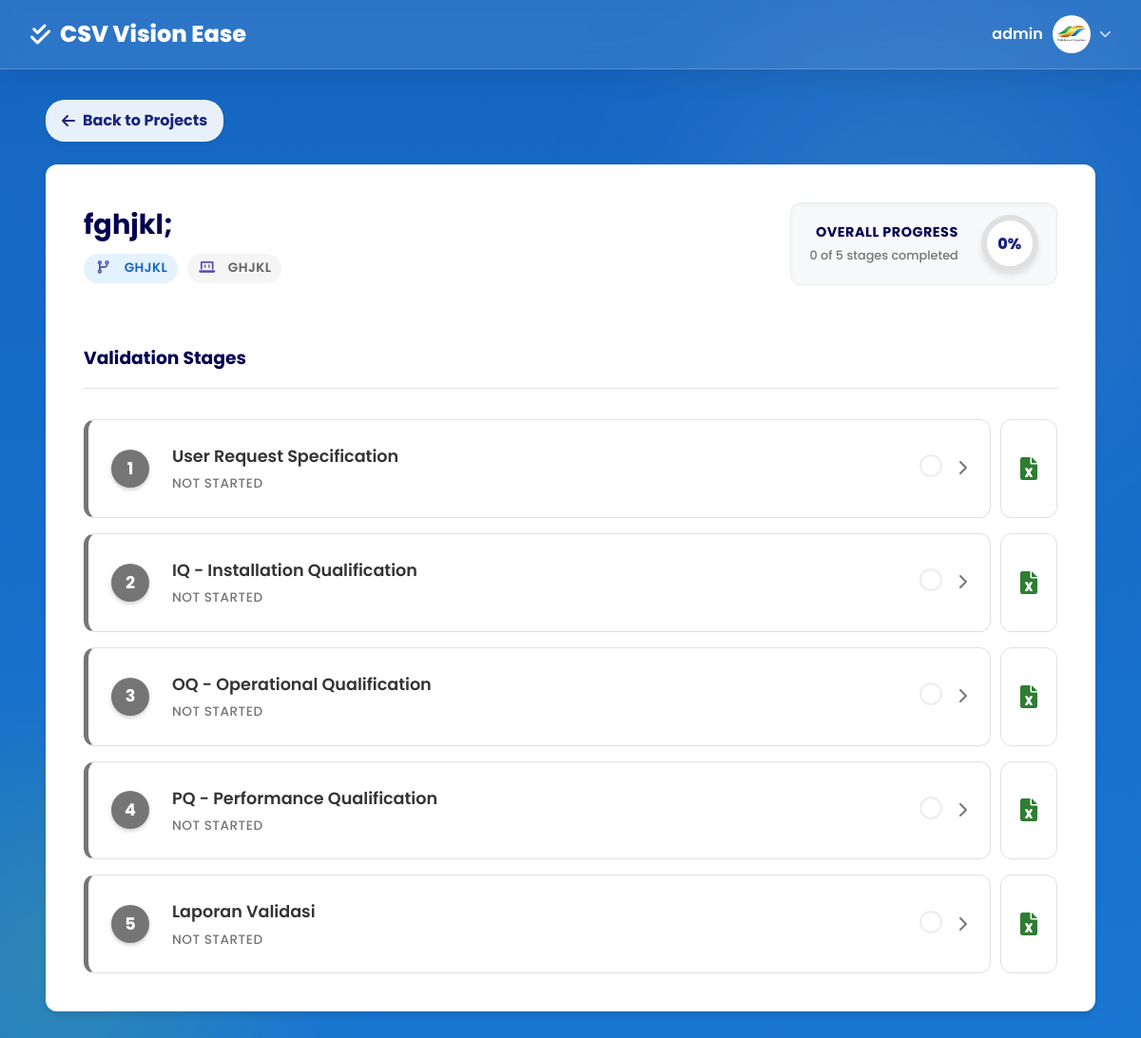
The app's page /project_details.php?id=8 (signed in) with its own data.
### tables this page shows
CREATE TABLE `users` (
  `id` int NOT NULL,
  `username` varchar(50) NOT NULL,
  `password` varchar(255) NOT NULL,
  `role` enum('admin','user') DEFAULT 'user',
  `profile_picture` varchar(255) DEFAULT NULL,
  `created_at` timestamp NULL DEFAULT CURRENT_TIMESTAMP
);

CREATE TABLE `projects` (
  `id` int NOT NULL,
  `name` varchar(100) NOT NULL,
  `software` varchar(100) NOT NULL,
  `version` varchar(50) DEFAULT NULL,
  `description` text,
  `status` enum('Draft','In Progress','Completed') DEFAULT 'Draft',
  `created_by` int DEFAULT NULL,
  `created_at` timestamp NULL DEFAULT CURRENT_TIMESTAMP,
  `max_rpn` int DEFAULT '0',
  `risk_level` enum('Low','Medium','High','Non-GxP') DEFAULT NULL,
  `next_revalidation_date` date DEFAULT NULL
);

CREATE TABLE `project_stages` (
  `id` int NOT NULL,
  `project_id` int NOT NULL,
  `name` varchar(100) NOT NULL,
  `status` enum('Not Started','In Progress','Completed') DEFAULT 'Not Started',
  `updated_at` timestamp NULL DEFAULT CURRENT_TIMESTAMP ON UPDATE CURRENT_TIMESTAMP,
  `completion_date` date DEFAULT NULL
);

### project_details.php (the view, shortened to what this page needs)
<?php
require_once 'includes/db.php';
include 'includes/header.php';
$project_id = $_GET['id'] ?? 0;
$project = null;
$stages = [];
$progress = 0;
if ($project_id) {
    try {
        $stmt = $pdo->prepare("SELECT * FROM projects WHERE id = :id");
        $stmt->execute(['id' => $project_id]);
        $project = $stmt->fetch();
        if ($project) {
            $stmt = $pdo->prepare("SELECT * FROM project_stages WHERE project_id = :id ORDER BY id ASC");
            $stmt->execute(['id' => $project_id]);
            $stages = $stmt->fetchAll();
            $completedStages = 0;
            $progress = $completedStages;
        }
    } catch (Exception $e) {
        $error = "Error fetching project details: " . $e->getMessage();
    }
}
?>
<div class="container fade-in">
    <a href="dashboard.php" class="back-link">
        <i class="fas fa-arrow-left" style="margin-right: 8px;"></i> Back to Projects
    </a>
    <?php if ($project): ?>
        <div class="project-detail-card">
            <div class="project-detail-header">
                <div class="project-info">
                    <h1 class="stage-title"><?php echo htmlspecialchars($project['name']); ?></h1>
                    <div style="display: flex; gap: 10px; margin-top: 5px;">
                        <span class="badge badge-primary">
                            <i class="fas fa-code-branch"></i> <?php echo htmlspecialchars($project['version']); ?>
                        </span>
                        <span class="badge badge-secondary">
                            <i class="fas fa-laptop-code"></i> <?php echo htmlspecialchars($project['software']); ?>
                        </span>
                    </div>
                </div>
                <?php
                $percent = count($stages) > 0 ? round(($progress / count($stages)) * 100) : 0;
                ?>
                <div class="progress-section">
                    <div class="progress-info-text">
                        <span class="progress-label">Overall Progress</span>
                        <span class="progress-subtext"><?php echo $progress; ?> of <?php echo count($stages); ?> stages completed</span>
                    </div>
                    <div class="circular-progress" style="background: conic-gradient(var(--primary-color) <?php echo $percent * 3.6; ?>deg, #e0e0e0 0deg);">
                        <div class="circular-value"><?php echo $percent; ?>%</div>
                    </div>
                </div>
            </div>
            <h3 style="margin-bottom: 1.5rem; border-bottom: 1px solid var(--border-color); padding-bottom: 1rem;">Validation Stages</h3>
            <div class="stages-list">
                <?php foreach ($stages as $index => $stage): ?>
                <?php
                    $statusClass = match($stage['status']) {
                        'Completed' => 'completed',
                        'In Progress' => 'in-progress',
                        default => 'not-started'
                    };
                    $statusColor = match($stage['status']) {
                        'Completed' => 'var(--success-color)',
                        'In Progress' => 'var(--warning-color)',
                        default => 'var(--text-light)'
                    };
                ?>
                <div class="stage-wrapper" style="display: flex; gap: 10px;">
                    <a href="stage_details.php?id=<?php echo $stage['id']; ?>" class="stage-item <?php echo $statusClass; ?>" style="flex-grow: 1;">
                        <div class="stage-number"><?php echo $index + 1; ?></div>
                        <div class="stage-info">
                            <div class="stage-title"><?php echo htmlspecialchars($stage['name']); ?></div>
                            <div class="stage-status" style="color: <?php echo $statusColor; ?>">
                                <?php echo $stage['status']; ?>
                            </div>
                        </div>
                        <div class="stage-check">
                            <?php if ($stage['status'] == 'Completed'): ?>
                                <i class="fas fa-check-circle" style="color: var(--success-color); font-size: 24px;"></i>
                            <?php elseif ($stage['status'] == 'In Progress'): ?>
                                <i class="fas fa-spinner fa-spin" style="color: var(--warning-color); font-size: 24px;"></i>
                            <?php else: ?>
                                <i class="far fa-circle" style="color: #ddd; font-size: 24px;"></i>
                            <?php endif; ?>
                        </div>
                        <div style="margin-left: 1rem; color: var(--text-light);">
                            <i class="fas fa-chevron-right"></i>
                        </div>
                    </a>
                    <a href="export_stage_excel.php?id=<?php echo $stage['id']; ?>"
                       style="display: flex; align-items: center; justify-content: center; width: 60px; background: var(--white); border: 1px solid var(--border-color); border-radius: 12px; color: var(--success-color); font-size: 1.5rem; transition: all 0.3s; text-decoration: none;"
                       onmouseover="this.style.borderColor='var(--success-color)'; this.style.backgroundColor='#e8f5e9'; this.style.transform='translateY(-3px)'; this.style.boxShadow='0 4px 6px rgba(0,0,0,0.1)';"
                       onmouseout="this.style.borderColor='var(--border-color)'; this.style.backgroundColor='var(--white)'; this.style.transform='none'; this.style.boxShadow='none';"
                       title="Export to Excel">
                        <i class="fas fa-file-excel"></i>
                    </a>
                </div>
                <?php endforeach; ?>
            </div>
        </div>
    <?php endif; ?>
</div>
<?php include 'includes/footer.php'; ?>

### includes/header.php (shortened to what this page needs)
<!DOCTYPE html>
<html lang="en">
<head>
    <link rel="stylesheet" href="assets/css/style.css?v=<?php echo time(); ?>">
    <link rel="stylesheet" href="https://cdnjs.cloudflare.com/ajax/libs/font-awesome/6.0.0/css/all.min.css">
</head>
<body>
    <nav class="navbar">
        <a href="dashboard.php" class="navbar-brand">
            <i class="fas fa-check-double"></i>
            <span>CSV Vision Ease</span>
        </a>
        <div class="user-menu" style="position: relative;">
            <div class="user-dropdown-toggle" onclick="toggleDropdown()" style="cursor: pointer; display: flex; align-items: center; gap: 10px;">
                <?php
                require_once 'includes/db.php';
                $stmtHeader = $pdo->prepare("SELECT profile_picture FROM users WHERE id = :id");
                $stmtHeader->execute(['id' => $_SESSION['user_id']]);
                $userHeader = $stmtHeader->fetch();
                $profilePic = $userHeader['profile_picture'] ?? '';
                ?>
                <span style="font-weight: 600;"><?php echo htmlspecialchars($_SESSION['username']); ?></span>
                <div style="width: 40px; height: 40px; border-radius: 50%; background: #f0f0f0; overflow: hidden; border: 2px solid rgba(255, 255, 255, 0.8);">
                    <?php if ($profilePic && file_exists($profilePic)): ?>
                        <img src="<?php echo $profilePic; ?>" alt="Profile" style="width: 100%; height: 100%; object-fit: cover;">
                    <?php else: ?>
                        <div style="width: 100%; height: 100%; display: flex; align-items: center; justify-content: center; background: var(--primary-color); color: white;">
                            <i class="fas fa-user"></i>
                        </div>
                    <?php endif; ?>
                </div>
                <i class="fas fa-chevron-down" style="font-size: 0.8rem; color: rgba(255, 255, 255, 0.8);"></i>
            </div>
        </div>
    </nav>
    <div class="container">

### includes/footer.php (shortened to what this page needs)
    </div>
</body>
</html>

### records on screen
users: profile_picture (picture)
projects: name "fghjkl;", version "GHJKL", software "GHJKL"
project_stages: name "User Request Specification", status "NOT STARTED"
project_stages: name "IQ - Installation Qualification", status "NOT STARTED"
project_stages: name "OQ - Operational Qualification", status "NOT STARTED"
project_stages: name "PQ - Performance Qualification", status "NOT STARTED"
project_stages: name "Laporan Validasi", status "NOT STARTED"

### other values on screen
$_SESSION['username'] "admin"
$progress "0"
count($stages) "5"
$percent "0"
